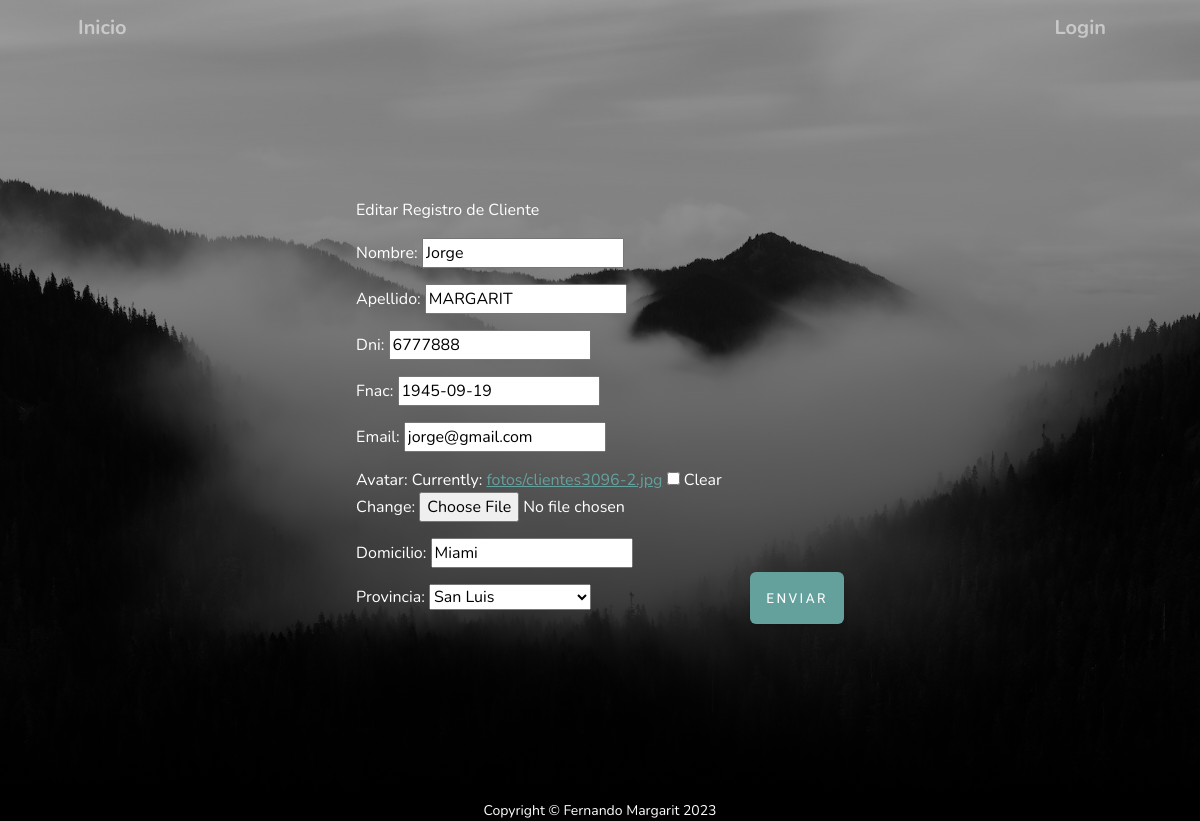
Page /entregable/clientes/editar/6777888 on the committed database.
### AppFinal/models.py (models this page shows, shortened)
class Cliente(models.Model):
    nombre   = models.CharField(max_length=30)
    apellido = models.CharField(max_length=30)
    dni      = models.IntegerField(primary_key=True)
    fnac     = models.DateField(null=False)
    email    = models.EmailField(null=False)
    usuario  = models.OneToOneField(User, on_delete=models.CASCADE)
    avatar   = models.ImageField(upload_to='fotos/clientes', blank=True, null=True)
    domicilio= models.CharField(max_length=150)
    provincia= models.ForeignKey(Provincia, on_delete=models.DO_NOTHING)
    cliente  = models.BooleanField(default=True)
    class Meta():
        verbose_name = 'CLIENTE'
        verbose_name_plural = 'CLIENTES'

class Provincia(models.Model):
    provincia   = models.CharField(primary_key=True, max_length=30)
    def __str__(self):
        return f'{self.provincia}'
    class Meta():
        verbose_name = 'PROVINCIA'
        verbose_name_plural = 'PROVINCIA'

### AppFinal/views.py (the view)
# urls.py: path('clientes/editar/<pk>', ClienteUpdateView.as_view(), name='ClientesEditarURL'),
class ClienteUpdateView(UpdateView):
    model               = Cliente
    template_name       = 'clientes/editar.html'
    fields              = ('nombre','apellido','dni','fnac','email','avatar','domicilio','provincia')
    success_url         = '/entregable/'
    context_object_name = 'edit'

### AppFinal/templates/clientes/editar.html (shortened to what this page needs)
{% load static %}
<link href="{% static 'css/styles.css' %}" rel="stylesheet" />
<link href="{% static 'css/mystyles.css' %}" rel="stylesheet" />
<!DOCTYPE html>
<html lang="en">
    {% load static %}
    <head>
        <link href="css/styles.css" rel="stylesheet" />
    </head>
    <body id="page-top">
        <header class="masthead">
            <div class="container px-4 px-lg-5 d-flex h-100 align-items-center justify-content-center">
            {% include 'clientes/barra-editar.html' %}
                <form action="" enctype="multipart/form-data" method="POST">{% csrf_token %}
                    <p class="text-white-50 mx-auto mt-2 mb-5">Editar Registro de Cliente</p>
                <section class="cliente-editar">
                        {{form.as_p}}
                </section>
                    <button name="d"  class="btn btn-primary" id="submitButton" type="submit">Enviar</button>
                </form>
        </header>
            {% include 'pie.html' %}
    </body>
</html>

### AppFinal/static/css/mystyles.css (style rules this page uses)
.cliente-editar { display: inline-block; box-sizing: content-box; }

### rows in the picture
Cliente: nombre "Jorge", apellido "MARGARIT", dni "6777888", fnac "1945-09-19", email "jorge@gmail.com", domicilio "Miami"
Provincia: provincia "San Luis"
